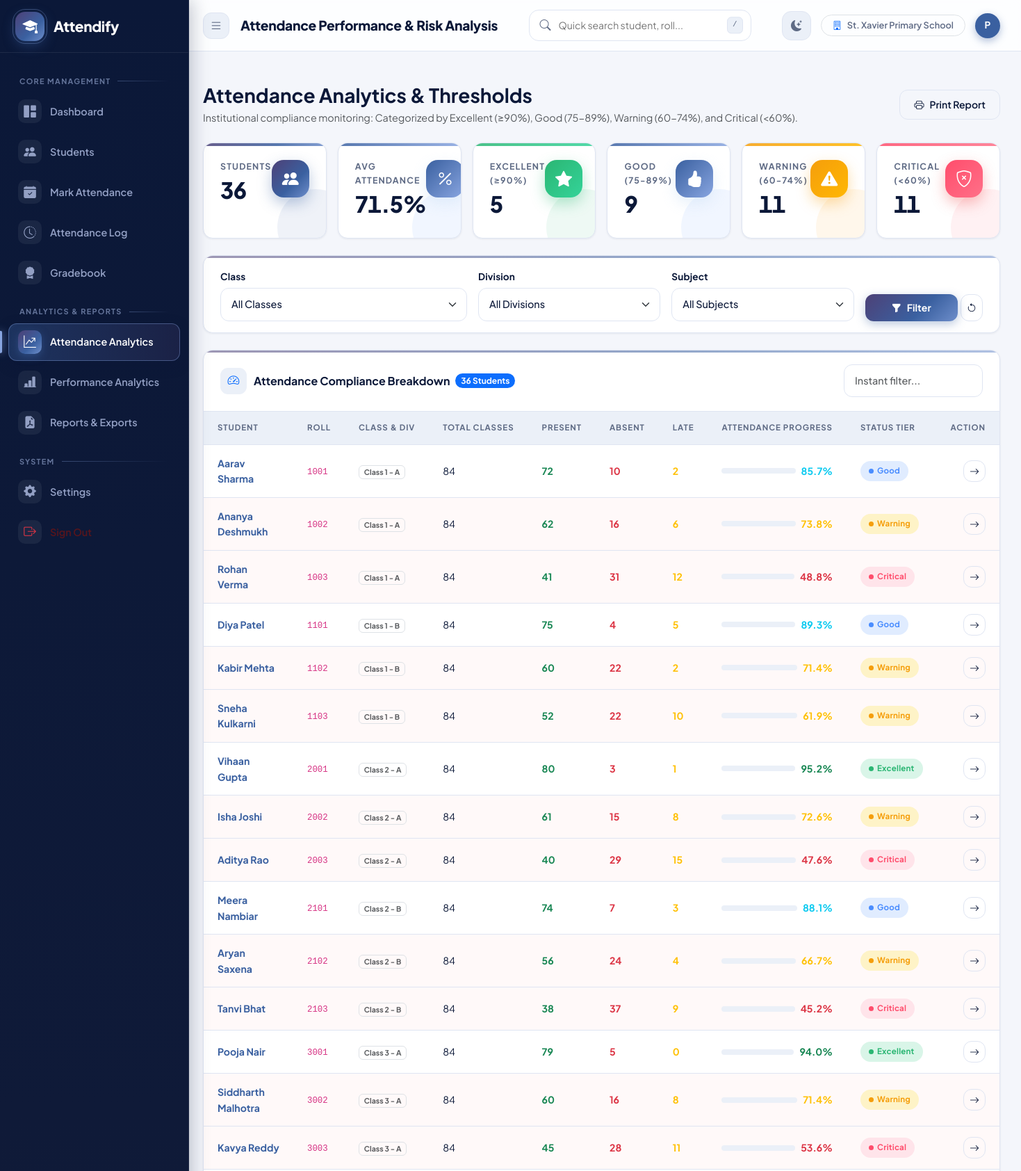
The app's page /attendance/analysis (signed in, upper part) with its own data.
### tables this page shows
CREATE TABLE settings (
            id INTEGER PRIMARY KEY AUTOINCREMENT,
            institution_name TEXT NOT NULL DEFAULT 'St. Xavier Primary School',
            attendance_threshold REAL NOT NULL DEFAULT 75.0,
            academic_year TEXT NOT NULL DEFAULT '2025-2026',
            contact_email TEXT DEFAULT 'principal@stxavierschool.edu',
            department TEXT DEFAULT 'Primary School Wing'
        );

CREATE TABLE students (
            id INTEGER PRIMARY KEY AUTOINCREMENT,
            name TEXT NOT NULL,
            roll TEXT NOT NULL,
            class_name TEXT NOT NULL,
            division TEXT NOT NULL,
            email TEXT NOT NULL,
            phone TEXT NOT NULL,
            date_of_birth TEXT,
            gender TEXT NOT NULL,
            admission_date TEXT,
            status TEXT DEFAULT 'Active',
            created_at TIMESTAMP DEFAULT CURRENT_TIMESTAMP,
            UNIQUE(roll, class_name, division)
        );

### app.py (the view)
@app.route('/attendance/analysis')
@login_required
def attendance_analysis():
    t_standard, t_division = get_scope()
    if t_standard:
        classes = [t_standard]
        divisions = [t_division]
    else:
        classes = get_distinct_classes()
        divisions = get_distinct_divisions()
    subjects = get_distinct_subjects()
    subject = request.args.get('subject', '')
    class_name = t_standard or request.args.get('class_name', '')
    division = t_division or request.args.get('division', '')
    analysis_data = get_attendance_analysis(
        class_name=class_name,
        division=division,
        subject=subject
    )
    return render_template(
        'attendance_analysis.html',
        analysis=analysis_data,
        classes=classes,
        divisions=divisions,
        subjects=subjects,
        selected_class=class_name,
        selected_division=division,
        selected_subject=subject
    )

### templates/attendance_analysis.html (shortened to what this page needs)
{% extends "base.html" %}
{% block page_title %}Attendance Performance & Risk Analysis{% endblock %}
{% block content %}
<div class="d-flex flex-column flex-md-row justify-content-between align-items-md-center gap-3 mb-4">
    <div>
        <h3 class="fw-bold text-main mb-1">Attendance Analytics & Thresholds</h3>
        <p class="text-muted mb-0" style="font-size: 0.9rem;">
            Institutional compliance monitoring: Categorized by Excellent (≥90%), Good (75-89%), Warning (60-74%), and Critical (&lt;60%).
        </p>
    </div>
    <div class="d-flex gap-2">
        <a href="{{ url_for('report_attendance', class_name=selected_class, division=selected_division, subject=selected_subject) }}" class="btn btn-outline-modern" target="_blank">
            <i class="bi bi-printer"></i> Print Report
        </a>
    </div>
</div>
<div class="row g-3 mb-4">
    <div class="col-6 col-lg-2">
        <div class="stat-card stat-primary h-100">
            <div class="stat-card-content">
                <div class="stat-label">Students</div>
                <div class="stat-value">{{ analysis.summary.total_students }}</div>
            </div>
            <div class="stat-icon-wrapper"><i class="bi bi-people-fill"></i></div>
        </div>
    </div>
    <div class="col-6 col-lg-2">
        <div class="stat-card stat-info h-100">
            <div class="stat-card-content">
                <div class="stat-label">Avg Attendance</div>
                <div class="stat-value">{{ analysis.summary.avg_attendance }}%</div>
            </div>
            <div class="stat-icon-wrapper"><i class="bi bi-percent"></i></div>
        </div>
    </div>
    <div class="col-6 col-lg-2">
        <div class="stat-card stat-success h-100">
            <div class="stat-card-content">
                <div class="stat-label">Excellent (≥90%)</div>
                <div class="stat-value">{{ analysis.summary.excellent_count }}</div>
            </div>
            <div class="stat-icon-wrapper"><i class="bi bi-star-fill"></i></div>
        </div>
    </div>
    <div class="col-6 col-lg-2">
        <div class="stat-card stat-info h-100">
            <div class="stat-card-content">
                <div class="stat-label">Good (75-89%)</div>
                <div class="stat-value">{{ analysis.summary.good_count }}</div>
            </div>
            <div class="stat-icon-wrapper"><i class="bi bi-hand-thumbs-up-fill"></i></div>
        </div>
    </div>
    <div class="col-6 col-lg-2">
        <div class="stat-card stat-warning h-100">
            <div class="stat-card-content">
                <div class="stat-label">Warning (60-74%)</div>
                <div class="stat-value">{{ analysis.summary.warning_count }}</div>
            </div>
            <div class="stat-icon-wrapper"><i class="bi bi-exclamation-triangle-fill"></i></div>
        </div>
    </div>
    <div class="col-6 col-lg-2">
        <div class="stat-card stat-danger h-100">
            <div class="stat-card-content">
                <div class="stat-label">Critical (&lt;60%)</div>
                <div class="stat-value">{{ analysis.summary.critical_count }}</div>
            </div>
            <div class="stat-icon-wrapper"><i class="bi bi-shield-x"></i></div>
        </div>
    </div>
</div>
<div class="card-modern mb-4">
    <div class="card-body-modern py-3">
        <form method="GET" action="{{ url_for('attendance_analysis') }}" class="row g-3 align-items-end">
            <div class="col-12 col-md-4">
                <label class="form-label">Class</label>
                <select name="class_name" class="form-select">
                    <option value="">All Classes</option>
                </select>
            </div>
            <div class="col-12 col-md-3">
                <label class="form-label">Division</label>
                <select name="division" class="form-select">
                    <option value="">All Divisions</option>
                </select>
            </div>
            <div class="col-12 col-md-3">
                <label class="form-label">Subject</label>
                <select name="subject" class="form-select">
                    <option value="">All Subjects</option>
                </select>
            </div>
            <div class="col-12 col-md-2 d-flex gap-1">
                <button type="submit" class="btn btn-primary-modern flex-grow-1 p-2 justify-content-center">
                    <i class="bi bi-funnel-fill"></i> Filter
                </button>
                <a href="{{ url_for('attendance_analysis') }}" class="btn btn-outline-modern p-2 justify-content-center">
                    <i class="bi bi-arrow-counterclockwise"></i>
                </a>
            </div>
        </form>
    </div>
</div>
<div class="card-modern">
    <div class="card-header-modern">
        <div class="d-flex align-items-center gap-2">
            <h5 class="card-title-modern mb-0">
                <i class="bi bi-speedometer2 text-primary"></i> Attendance Compliance Breakdown
            </h5>
            <span class="badge bg-primary text-white rounded-pill">{{ analysis.students | length }} Students</span>
        </div>
        <div>
            <input type="text" id="liveTableSearch" class="form-control form-control-sm" placeholder="Instant filter..." style="width: 200px;">
        </div>
    </div>
    <div class="card-body-modern p-0">
        {% if analysis.students %}
            <div class="table-responsive">
                <table class="table-modern table-filterable">
                    <thead>
                        <tr>
                            <th>Student</th>
                            <th>Roll</th>
                            <th>Class & Div</th>
                            <th>Total Classes</th>
                            <th>Present</th>
                            <th>Absent</th>
                            <th>Late</th>
                            <th>Attendance Progress</th>
                            <th>Status Tier</th>
                            <th class="text-end">Action</th>
                        </tr>
                    </thead>
                    <tbody>
                        {% for st in analysis.students %}
                        <tr {% if st.attendance_pct < 75 %}style="background-color: rgba(239, 68, 68, 0.03);"{% endif %}>
                            <td>
                                <a href="{{ url_for('student_profile', student_id=st.student_id) }}" class="fw-bold text-main">
                                    {{ st.name }}
                                </a>
                            </td>
                            <td><code>{{ st.roll }}</code></td>
                            <td><span class="badge bg-subtle text-muted border">{{ st.class_name }} - {{ st.division }}</span></td>
                            <td>{{ st.total_classes }}</td>
                            <td><strong class="text-success">{{ st.present_count }}</strong></td>
                            <td><strong class="text-danger">{{ st.absent_count }}</strong></td>
                            <td><strong class="text-warning">{{ st.late_count }}</strong></td>
                            <td style="min-width: 150px;">
                                <div class="d-flex align-items-center gap-2">
                                    <div class="progress-modern flex-grow-1">
                                    </div>
                                    <span class="fw-bold text-{{ st.badge }}">{{ st.attendance_pct }}%</span>
                                </div>
                            </td>
                            <td>
                                <span class="badge-status {{ st.badge }}">
                                    {{ st.category }}
                                </span>
                            </td>
                            <td class="text-end">
                                <a href="{{ url_for('student_profile', student_id=st.student_id) }}" class="btn btn-sm btn-outline-modern p-1 px-2" title="View Profile">
                                    <i class="bi bi-arrow-right"></i>
                                </a>
                            </td>
                        </tr>
                        {% endfor %}
                    </tbody>
                </table>
            </div>
        {% else %}
            <div class="empty-state">
                <div class="empty-state-icon"><i class="bi bi-people"></i></div>
                <div class="empty-state-title">No Attendance Analysis Available</div>
                <div class="empty-state-text">No student records found for the selected filter.</div>
            </div>
        {% endif %}
    </div>
</div>
{% endblock %}

### templates/base.html (shortened to what this page needs)
<!DOCTYPE html>
<html lang="en" data-bs-theme="light">
<head>
    <link href="https://cdn.jsdelivr.net/npm/bootstrap@5.3.3/dist/css/bootstrap.min.css" rel="stylesheet">
    <link rel="stylesheet" href="https://cdn.jsdelivr.net/npm/bootstrap-icons@1.11.3/font/bootstrap-icons.min.css">
    <link rel="stylesheet" href="https://cdnjs.cloudflare.com/ajax/libs/font-awesome/6.5.1/css/all.min.css">
    <link rel="stylesheet" href="{{ url_for('static', filename='css/style.css') }}">
</head>
<body>
<div class="app-wrapper">
    <aside class="app-sidebar" id="appSidebar">
        <div class="sidebar-header">
            <a href="{{ url_for('dashboard') }}" class="brand-logo">
                <div class="brand-icon">
                    <i class="bi bi-mortarboard-fill"></i>
                </div>
                <span>Attendify</span>
            </a>
        </div>
        <div class="sidebar-nav">
            <div class="nav-section-title">Core Management</div>
            <a href="{{ url_for('dashboard') }}" class="nav-link {% if request.endpoint == 'dashboard' %}active{% endif %}">
                <i class="bi bi-grid-1x2-fill"></i>
                <span>Dashboard</span>
            </a>
            <a href="{{ url_for('students_list') }}" class="nav-link {% if 'student' in request.endpoint and request.endpoint != 'report_student' %}active{% endif %}">
                <i class="bi bi-people-fill"></i>
                <span>Students</span>
            </a>
            <a href="{{ url_for('attendance_view') }}" class="nav-link {% if request.endpoint == 'attendance_view' %}active{% endif %}">
                <i class="bi bi-calendar-check-fill"></i>
                <span>Mark Attendance</span>
            </a>
            <a href="{{ url_for('attendance_history') }}" class="nav-link {% if request.endpoint == 'attendance_history' %}active{% endif %}">
                <i class="bi bi-clock-history"></i>
                <span>Attendance Log</span>
            </a>
            <a href="{{ url_for('performance_list') }}" class="nav-link {% if 'performance' in request.endpoint and request.endpoint != 'performance_analysis' %}active{% endif %}">
                <i class="bi bi-award-fill"></i>
                <span>Gradebook</span>
            </a>
            <div class="nav-section-title">Analytics & Reports</div>
            <a href="{{ url_for('attendance_analysis') }}" class="nav-link {% if request.endpoint == 'attendance_analysis' %}active{% endif %}">
                <i class="bi bi-graph-up-arrow"></i>
                <span>Attendance Analytics</span>
            </a>
            <a href="{{ url_for('performance_analysis') }}" class="nav-link {% if request.endpoint == 'performance_analysis' %}active{% endif %}">
                <i class="bi bi-bar-chart-line-fill"></i>
                <span>Performance Analytics</span>
            </a>
            <a href="{{ url_for('reports_hub') }}" class="nav-link {% if 'report' in request.endpoint %}active{% endif %}">
                <i class="bi bi-file-earmark-pdf-fill"></i>
                <span>Reports & Exports</span>
            </a>
            <div class="nav-section-title">System</div>
            {% if session.get('role') == 'Principal' %}
            <a href="{{ url_for('settings_view') }}" class="nav-link {% if request.endpoint == 'settings_view' %}active{% endif %}">
                <i class="bi bi-gear-fill"></i>
                <span>Settings</span>
            </a>
            {% endif %}
            <a href="{{ url_for('logout') }}" class="nav-link text-danger-emphasis">
                <i class="bi bi-box-arrow-right text-danger"></i>
                <span>Sign Out</span>
            </a>
        </div>
    </aside>
    <div class="app-main">
        <header class="top-navbar">
            <div class="navbar-left">
                <button class="sidebar-toggle-btn" id="sidebarToggle" title="Toggle Navigation">
                    <i class="bi bi-list"></i>
                </button>
                <h1 class="page-header-title">{% block page_title %}Dashboard{% endblock %}</h1>
            </div>
            <div class="navbar-search d-none d-md-block">
                <i class="bi bi-search"></i>
                <input type="text" id="globalSearchInput" placeholder="Quick search student, roll..." autocomplete="off">
                <kbd>/</kbd>
            </div>
            <div class="navbar-right">
                <button class="nav-icon-btn" id="themeToggleBtn" title="Toggle Dark/Light Mode">
                    <i class="bi bi-moon-stars-fill" id="themeIcon"></i>
                </button>
                <div class="d-none d-lg-flex align-items-center gap-2 px-3 py-1 bg-subtle rounded-pill border" style="font-size: 0.8rem; font-weight: 600; color: var(--text-muted);">
                    <i class="bi bi-building text-primary"></i>
                    <span>{{ system_settings.institution_name }}</span>
                </div>
                <div class="dropdown">
                    <button class="btn p-0 border-0 d-flex align-items-center gap-2" type="button" data-bs-toggle="dropdown" aria-expanded="false">
                        <div class="user-avatar" style="width: 36px; height: 36px; font-size: 0.85rem; background: var(--primary); color: #fff;">
                            {{ session.get('full_name', 'Admin')[:1].upper() }}
                        </div>
                    </button>
                </div>
            </div>
        </header>
        <div class="container-fluid px-4 pt-3">
        </div>
        <main class="page-container">
            {% block content %}{% endblock %}
        </main>
    </div>
</div>
</body>
</html>

### records on screen
settings: institution_name "St. Xavier Primary School"
students: name "Aarav Sharma", roll "1001", class_name "Class 1", division "A", total_classes "84", present_count "72", absent_count "10", late_count "2", attendance_pct "85.7", category "Good"
students: name "Ananya Deshmukh", roll "1002", class_name "Class 1", division "A", total_classes "84", present_count "62", absent_count "16", late_count "6", attendance_pct "73.8", category "Warning"
students: name "Rohan Verma", roll "1003", class_name "Class 1", division "A", total_classes "84", present_count "41", absent_count "31", late_count "12", attendance_pct "48.8", category "Critical"
students: name "Diya Patel", roll "1101", class_name "Class 1", division "B", total_classes "84", present_count "75", absent_count "4", late_count "5", attendance_pct "89.3", category "Good"
students: name "Kabir Mehta", roll "1102", class_name "Class 1", division "B", total_classes "84", present_count "60", absent_count "22", late_count "2", attendance_pct "71.4", category "Warning"
students: name "Sneha Kulkarni", roll "1103", class_name "Class 1", division "B", total_classes "84", present_count "52", absent_count "22", late_count "10", attendance_pct "61.9", category "Warning"
students: name "Vihaan Gupta", roll "2001", class_name "Class 2", division "A", total_classes "84", present_count "80", absent_count "3", late_count "1", attendance_pct "95.2", category "Excellent"
students: name "Isha Joshi", roll "2002", class_name "Class 2", division "A", total_classes "84", present_count "61", absent_count "15", late_count "8", attendance_pct "72.6", category "Warning"
students: name "Aditya Rao", roll "2003", class_name "Class 2", division "A", total_classes "84", present_count "40", absent_count "29", late_count "15", attendance_pct "47.6", category "Critical"
students: name "Meera Nambiar", roll "2101", class_name "Class 2", division "B", total_classes "84", present_count "74", absent_count "7", late_count "3", attendance_pct "88.1", category "Good"
students: name "Aryan Saxena", roll "2102", class_name "Class 2", division "B", total_classes "84", present_count "56", absent_count "24", late_count "4", attendance_pct "66.7", category "Warning"
students: name "Tanvi Bhat", roll "2103", class_name "Class 2", division "B", total_classes "84", present_count "38", absent_count "37", late_count "9", attendance_pct "45.2", category "Critical"
students: name "Pooja Nair", roll "3001", class_name "Class 3", division "A", total_classes "84", present_count "79", absent_count "5", late_count "0", attendance_pct "94.0", category "Excellent"
students: name "Siddharth Malhotra", roll "3002", class_name "Class 3", division "A", total_classes "84", present_count "60", absent_count "16", late_count "8", attendance_pct "71.4", category "Warning"
students: name "Kavya Reddy", roll "3003", class_name "Class 3", division "A", total_classes "84", present_count "45", absent_count "28", late_count "11", attendance_pct "53.6", category "Critical"

### other values on screen
{{ session.get('full_name', 'Admin')[:1].upper() }} "P"
{{ analysis.summary.total_students }} "36"
{{ analysis.summary.avg_attendance }} "71.5"
{{ analysis.summary.excellent_count }} "5"
{{ analysis.summary.good_count }} "9"
{{ analysis.summary.warning_count }} "11"
{{ analysis.summary.critical_count }} "11"
{{ analysis.students | length }} "36"
